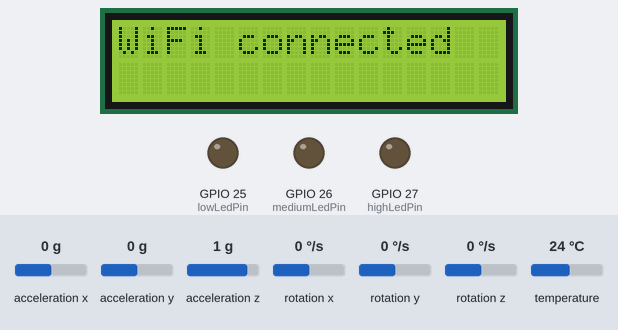
A sketch run on a simulated ESP32. Shown: 16×2 character LCD, output pins drawn as LEDs (lit = HIGH). Inputs (shaded band) come from the test bench; at power-on: acceleration x 0 g, acceleration y 0 g, acceleration z 1 g, rotation x 0 °/s, rotation y 0 °/s, rotation z 0 °/s, temperature 24 °C. WiFi joins after 1.5 s; servers stay silent unless stated; a WiFi scan finds three made-up networks; uploads are accepted with an empty reply; what the sketch prints to the serial monitor is not drawn.

Above: at 3.8 s.
3.9 s: acceleration x set to -0.5 g
7.1 s: acceleration x set to -0.8 g
At 8.8 s:
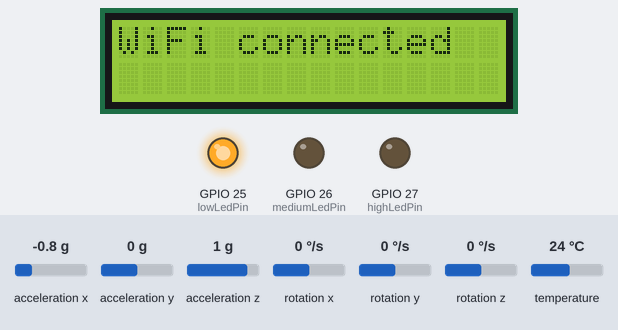
9.1 s: acceleration y set to -1.4 g
At 10.3 s:
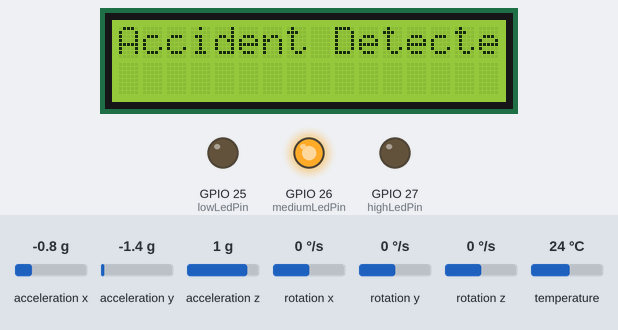
At 12.6 s:
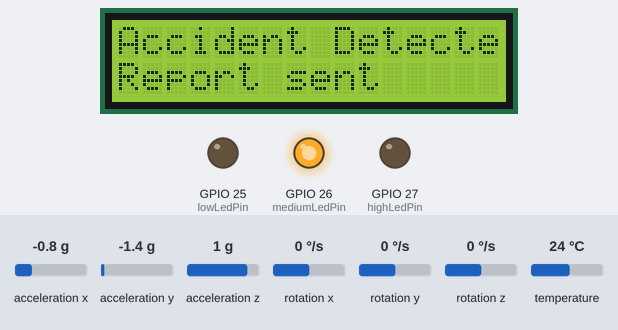
Timing chart, 0 to 14.1 s (numbered marks = the images above; inputs shaded):
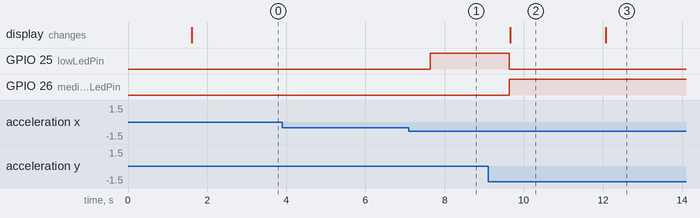

The sketch:

esp32_location_accident.ino
```cpp
#include <WiFi.h>
#include <HTTPClient.h>
#include <WiFiClientSecure.h>
#include <ArduinoJson.h>
#include <Wire.h>
#include <Adafruit_MPU6050.h>
#include <Adafruit_Sensor.h>
#include <LiquidCrystal_I2C.h>
#include <string.h>

const char* ssid = "YOUR_WIFI_SSID";
const char* password = "YOUR_WIFI_PASSWORD";
const char* geolocationKey = "YOUR_GOOGLE_API_KEY";
const char* firebaseDatabaseUrl = "https://YOUR_PROJECT_ID-default-rtdb.firebaseio.com";
const char* firebaseDatabaseSecret = ""; // Optional: legacy database secret or auth token
const char* firebaseAlertsPath = "/AccidentHistory.json";
const char* dashboardSubmitUrl = "https://YOUR_RENDER_SERVICE.onrender.com/api/submit"; // Replace after Render deploy

const int lowLedPin = 25;
const int mediumLedPin = 26;
const int highLedPin = 27;
const unsigned long telemetryIntervalMs = 5000;

Adafruit_MPU6050 mpu;
LiquidCrystal_I2C lcd(0x27, 16, 2);
unsigned long lastTelemetrySent = 0;

struct VibrationState {
  const char* level;
  const char* status;
  const char* ledState;
};

VibrationState getVibrationState(float vibrationG);
void setLedState(const char* level);
void addTelemetryFields(StaticJsonDocument<768> &doc, float ax, float ay, float az, float vibrationG, VibrationState vibration);
bool sendFirebaseReport(float ax, float ay, float az, float vibrationG, VibrationState vibration);
bool sendDashboardReport(float ax, float ay, float az, float vibrationG, VibrationState vibration);
bool fetchLocation(float &latitude, float &longitude);

void setup() {
  Serial.begin(115200);
  Wire.begin();
  pinMode(lowLedPin, OUTPUT);
  pinMode(mediumLedPin, OUTPUT);
  pinMode(highLedPin, OUTPUT);
  setLedState("Normal");

  lcd.init();
  lcd.backlight();
  lcd.clear();
  lcd.setCursor(0, 0);
  lcd.print("ESP32 Accident");
  lcd.setCursor(0, 1);
  lcd.print("Initializing...");

  WiFi.begin(ssid, password);
  while (WiFi.status() != WL_CONNECTED) {
    delay(500);
    Serial.print(".");
  }

  Serial.println("\nWiFi connected");
  lcd.clear();
  lcd.print("WiFi connected");

  if (!mpu.begin()) {
    Serial.println("MPU6050 not found");
    lcd.clear();
    lcd.print("MPU6050 error");
    while (true) {
      delay(1000);
    }
  }

  mpu.setAccelerometerRange(MPU6050_RANGE_8_G);
  mpu.setGyroRange(MPU6050_RANGE_500_DEG);
  mpu.setFilterBandwidth(MPU6050_BAND_21_HZ);

  delay(1000);
}

void loop() {
  if (WiFi.status() == WL_CONNECTED) {
    sensors_event_t accel;
    sensors_event_t gyro;
    sensors_event_t temp;
    mpu.getEvent(&accel, &gyro, &temp);

    float ax = accel.acceleration.x;
    float ay = accel.acceleration.y;
    float az = accel.acceleration.z;
    float totalAcceleration = sqrt(ax * ax + ay * ay + az * az);
    float vibrationG = totalAcceleration / 9.81;
    VibrationState vibration = getVibrationState(vibrationG);
    setLedState(vibration.level);

    Serial.printf("Accel: %.2f %.2f %.2f | G: %.2f | Level: %s\n", ax, ay, az, vibrationG, vibration.level);

    if (millis() - lastTelemetrySent > telemetryIntervalMs || totalAcceleration > 18.0) {
      bool success = sendFirebaseReport(ax, ay, az, vibrationG, vibration);
      lastTelemetrySent = millis();
      Serial.println(success ? "Firebase report sent" : "Firebase report failed");
    }

    if (totalAcceleration > 18.0) {
      lcd.clear();
      lcd.print("Accident Detected");
      bool success = sendDashboardReport(ax, ay, az, vibrationG, vibration);
      lcd.setCursor(0, 1);
      lcd.print(success ? "Report sent" : "Send failed");
      delay(30000);
    }
  } else {
    lcd.clear();
    lcd.print("WiFi reconnect");
  }
  delay(1000);
}

VibrationState getVibrationState(float vibrationG) {
  if (vibrationG >= 2.5) {
    return {"High", "Severe collision", "High LED"};
  }
  if (vibrationG >= 1.8) {
    return {"Medium", "Strong vibration", "Medium LED"};
  }
  if (vibrationG >= 1.2) {
    return {"Low", "Light vibration", "Low LED"};
  }
  return {"Normal", "Normal movement", "No LED"};
}

void setLedState(const char* level) {
  digitalWrite(lowLedPin, strcmp(level, "Low") == 0 ? HIGH : LOW);
  digitalWrite(mediumLedPin, strcmp(level, "Medium") == 0 ? HIGH : LOW);
  digitalWrite(highLedPin, strcmp(level, "High") == 0 ? HIGH : LOW);
}

void addTelemetryFields(StaticJsonDocument<768> &doc, float ax, float ay, float az, float vibrationG, VibrationState vibration) {
  float latitude = 0;
  float longitude = 0;
  if (!fetchLocation(latitude, longitude)) {
    Serial.println("Location fetch failed");
  }

  doc["vehicle_type"] = "Truck";
  doc["vehicle_number"] = "MPU-6050-01";
  doc["latitude"] = String(latitude, 6);
  doc["longitude"] = String(longitude, 6);
  doc["status"] = vibration.status;
  doc["severity"] = vibration.level;
  doc["vibration_g"] = String(vibrationG, 2);
  doc["vibration_level"] = vibration.level;
  doc["led_state"] = vibration.ledState;
  doc["accel_x"] = String(ax, 2);
  doc["accel_y"] = String(ay, 2);
  doc["accel_z"] = String(az, 2);
  doc["description"] = "MPU6050 vibration data and Wi-Fi geolocation reported by ESP32";
}

bool sendFirebaseReport(float ax, float ay, float az, float vibrationG, VibrationState vibration) {
  if (String(firebaseDatabaseUrl).indexOf("YOUR_PROJECT_ID") >= 0) {
    Serial.println("Firebase URL is not configured");
    return false;
  }

  StaticJsonDocument<768> doc;
  addTelemetryFields(doc, ax, ay, az, vibrationG, vibration);

  String payload;
  serializeJson(doc, payload);

  HTTPClient http;
  String url = String(firebaseDatabaseUrl) + firebaseAlertsPath;
  if (strlen(firebaseDatabaseSecret) > 0) {
    url += String("?auth=") + firebaseDatabaseSecret;
  }
  http.begin(url);
  http.addHeader("Content-Type", "application/json");
  int httpResponseCode = http.POST(payload);

  if (httpResponseCode > 0) {
    Serial.println(http.getString());
  } else {
    Serial.printf("Firebase POST failed: %d\n", httpResponseCode);
  }

  http.end();
  return httpResponseCode == 200;
}

bool sendDashboardReport(float ax, float ay, float az, float vibrationG, VibrationState vibration) {
  StaticJsonDocument<768> doc;
  addTelemetryFields(doc, ax, ay, az, vibrationG, vibration);

  String payload;
  serializeJson(doc, payload);

  HTTPClient http;
  WiFiClientSecure client;
  client.setInsecure();
  http.begin(client, dashboardSubmitUrl);
  http.addHeader("Content-Type", "application/json");
  int httpResponseCode = http.POST(payload);

  if (httpResponseCode > 0) {
    String response = http.getString();
    Serial.println(response);
  } else {
    Serial.printf("POST failed: %d\n", httpResponseCode);
  }

  http.end();
  return httpResponseCode == 200 || httpResponseCode == 201;
}

bool fetchLocation(float &latitude, float &longitude) {
  int n = WiFi.scanNetworks();
  StaticJsonDocument<1024> requestDoc;
  JsonArray wifiArray = requestDoc.createNestedArray("wifiAccessPoints");
  for (int i = 0; i < n && i < 8; i++) {
    JsonObject ap = wifiArray.createNestedObject();
    ap["macAddress"] = WiFi.BSSIDstr(i);
    ap["signalStrength"] = WiFi.RSSI(i);
  }

  String jsonPayload;
  serializeJson(requestDoc, jsonPayload);

  HTTPClient http;
  String url = String("https://www.googleapis.com/geolocation/v1/geolocate?key=") + geolocationKey;
  http.begin(url);
  http.addHeader("Content-Type", "application/json");
  int code = http.POST(jsonPayload);
  if (code != HTTP_CODE_OK) {
    Serial.printf("Geolocation request failed: %d\n", code);
    http.end();
    return false;
  }

  String body = http.getString();
  http.end();

  StaticJsonDocument<512> resultDoc;
  DeserializationError error = deserializeJson(resultDoc, body);
  if (error) {
    Serial.println("Geolocation parse failed");
    return false;
  }

  latitude = resultDoc["location"]["lat"].as<float>();
  longitude = resultDoc["location"]["lng"].as<float>();
  Serial.printf("Location: %.6f, %.6f\n", latitude, longitude);
  return true;
}
```

Measured:
- the behaviour switches between -0.6 and -0.7 g on acceleration x (found by bisection; images 0 and 1)
- after the input at 3.9 s, every drawn part: stays the same
- after the input at 7.1 s, GPIO 25 (lowLedPin): LOW → HIGH after 0.53 s
- after the input at 9.1 s, GPIO 25 (lowLedPin): HIGH → LOW after 0.54 s; GPIO 26 (mediumLedPin): LOW → HIGH after 0.54 s; the display: changes after 0.56 s (image 2)
- what the display in image 2 shows lasts 2.4 s, from 9.7 s to 12.1 s
